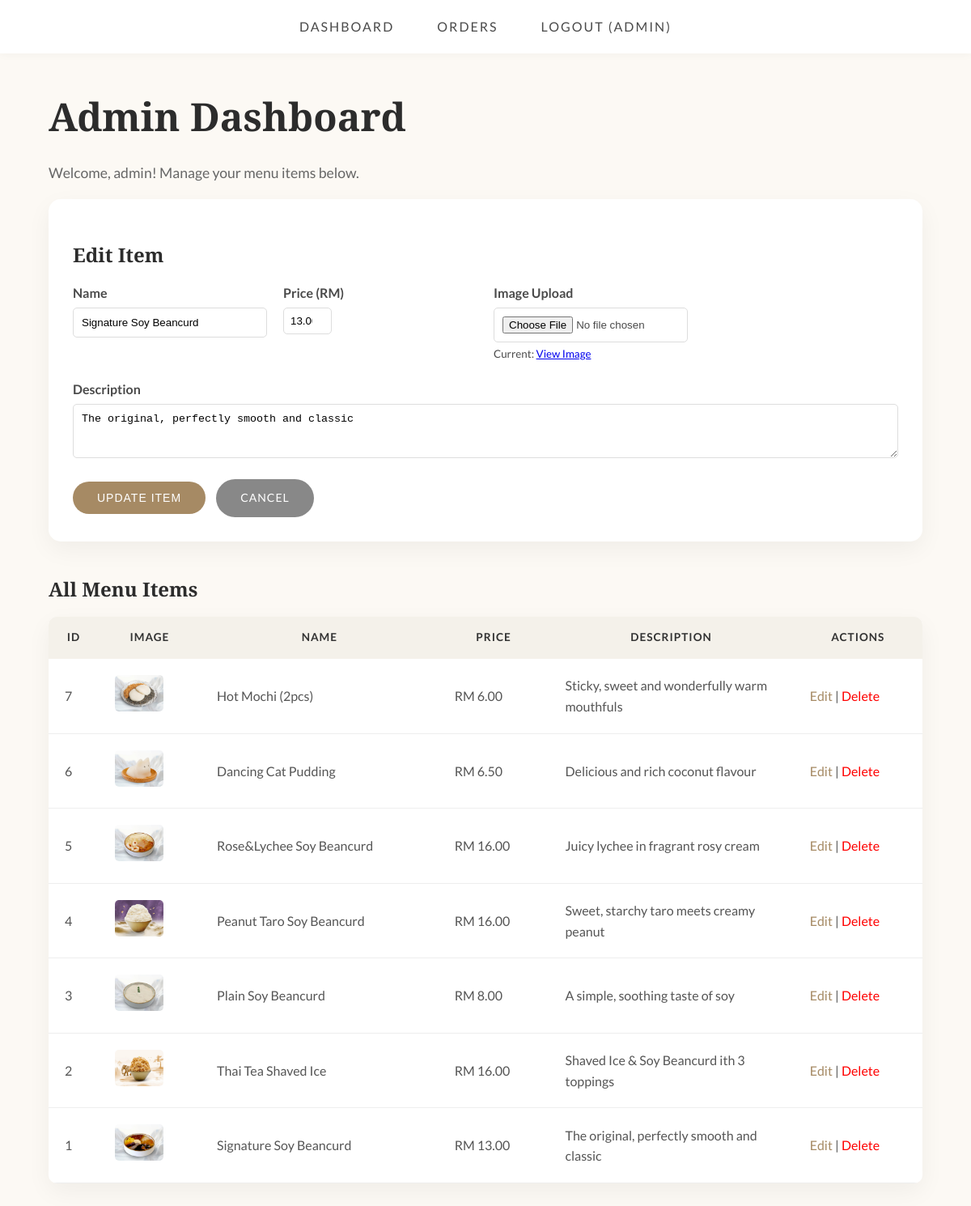
Page /admin/dashboard.php?edit=1 (signed in) on the committed database.
### tables this page shows
CREATE TABLE menu (
    menu_id INT AUTO_INCREMENT PRIMARY KEY,
    name VARCHAR(100) NOT NULL,
    price DECIMAL(10,2) NOT NULL,
    description TEXT,
    image_url VARCHAR(255)
);

### admin/dashboard.php (the view, shortened to what this page needs)
<?php
include '../db.php';
$edit_item = null;
if (isset($_GET['edit'])) {
    $id = intval($_GET['edit']);
    $stmt = $conn->prepare("SELECT * FROM menu WHERE menu_id = ?");
    $stmt->bind_param("i", $id);
    $stmt->execute();
    $result = $stmt->get_result();
    $edit_item = $result->fetch_assoc();
}
?>
<!DOCTYPE html>
<html lang="en">
<head>
    <link rel="stylesheet" href="../app/css/style.css">
</head>
<body>
    <header>
        <nav>
            <a href="dashboard.php">Dashboard</a>
            <a href="orders.php">Orders</a>
            <a href="../logout.php">Logout (<?php echo $_SESSION['username']; ?>)</a>
        </nav>
    </header>
    <div class="container">
        <h1>Admin Dashboard</h1>
        <p>Welcome, <?php echo htmlspecialchars($_SESSION['username']); ?>! Manage your menu items below.</p>
        <div class="admin-form-container">
            <h2><?php echo $edit_item ? 'Edit Item' : 'Add New Item'; ?></h2>
            <form method="post" action="dashboard.php" enctype="multipart/form-data">
                <div class="form-grid">
                    <div>
                        <label class="form-label">Name</label>
                        <input type="text" name="name" required value="<?php echo $edit_item['name'] ?? ''; ?>" class="form-input">
                    </div>
                    <div>
                        <label class="form-label">Price (RM)</label>
                        <input type="number" step="0.01" name="price" required value="<?php echo $edit_item['price'] ?? ''; ?>" class="form-input">
                    </div>
                    <div>
                        <label class="form-label">Image Upload</label>
                        <input type="file" name="image_file" accept="image/*" class="form-input">
                        <?php if ($edit_item && !empty($edit_item['image_url'])): ?>
                            <small>Current: <a href="../<?php echo $edit_item['image_url']; ?>" target="_blank">View Image</a></small>
                        <?php endif; ?>
                    </div>
                    <div class="form-field-full">
                        <label class="form-label">Description</label>
                        <textarea name="description" rows="3" class="form-input"><?php echo $edit_item['description'] ?? ''; ?></textarea>
                    </div>
                </div>
                <div class="form-actions">
                    <button type="submit" name="<?php echo $edit_item ? 'edit_item' : 'add_item'; ?>" class="btn">
                        <?php echo $edit_item ? 'Update Item' : 'Add Item'; ?>
                    </button>
                    <?php if ($edit_item): ?>
                        <a href="dashboard.php" class="btn btn-cancel">Cancel</a>
                    <?php endif; ?>
                </div>
            </form>
        </div>
        <h2>All Menu Items</h2>
        <table>
            <tr>
                <th>ID</th>
                <th>Image</th>
                <th>Name</th>
                <th>Price</th>
                <th>Description</th>
                <th>Actions</th>
            </tr>
            <?php
            $result = $conn->query("SELECT * FROM menu ORDER BY menu_id DESC");
            while ($row = $result->fetch_assoc()):
                $imgSrc = $row['image_url'];
                if (!empty($imgSrc) && !preg_match("~^(?:f|ht)tps?://~i", $imgSrc)) {
                    $imgSrc = "../" . $imgSrc;
                } elseif (empty($imgSrc)) {
                    $imgSrc = 'https://placehold.co/60x60';
                }
            ?>
                <tr>
                    <td><?php echo $row['menu_id']; ?></td>
                    <td><img src="<?php echo $imgSrc; ?>" class="table-img-thumb" style="max-width:60px; height:auto;"></td>
                    <td><?php echo htmlspecialchars($row['name']); ?></td>
                    <td>RM <?php echo number_format($row['price'], 2); ?></td>
                    <td class="table-desc-col"><?php echo htmlspecialchars($row['description']); ?></td>
                    <td>
                        <a href="dashboard.php?edit=<?php echo $row['menu_id']; ?>" class="table-link-edit">Edit</a> |
                        <a href="dashboard.php?delete=<?php echo $row['menu_id']; ?>" class="table-link-delete" onclick="return confirm('Delete this item?');">Delete</a>
                    </td>
                </tr>
            <?php endwhile; ?>
        </table>
    </div>
</body>
</html>

### app/css/style.css (style rules this page uses)
:root { --bg-color: #fcf9f4; --text-color: #4a4a4a; --accent-color: #a68a64; --accent-hover: #8c7352; --white: #ffffff; --shadow: 0 10px 30px rgba(0, 0, 0, 0.05); }
body { font-family: 'Lato', sans-serif; background-color: var(--bg-color); color: var(--text-color); margin: 0; padding: 0; line-height: 1.6; }
header { background-color: var(--white); padding: 20px 0; box-shadow: 0 2px 10px rgba(0, 0, 0, 0.03); position: sticky; top: 0; z-index: 1000; text-align: center; }
header a { color: var(--text-color); text-decoration: none; margin: 0 25px; font-size: 16px; text-transform: uppercase; letter-spacing: 2px; font-weight: 400; transition: color 0.3s; }
.container { width: 90%; max-width: 1200px; margin: 40px auto; padding: 0 15px; }
h1, h2, h3 { font-family: 'Playfair Display', serif; color: #2c2c2c; margin-bottom: 15px; }
h1 { font-size: 3rem; margin-top: 0; }
p { color: #666; font-size: 1.1rem; }
.btn { background-color: var(--accent-color); color: var(--white); padding: 12px 30px; text-decoration: none; border-radius: 30px; border: none; cursor: pointer; font-size: 14px; letter-spacing: 1px; text-transform: uppercase; transition: all 0.3s ease; display: inline-block; }
table { width: 100%; border-collapse: collapse; background: var(--white); box-shadow: var(--shadow); border-radius: 10px; overflow: hidden; margin-bottom: 30px; }
th { background-color: #f4f1ea; color: #333; font-weight: 700; text-transform: uppercase; font-size: 0.85rem; letter-spacing: 1px; padding: 15px; }
td { padding: 20px; border-bottom: 1px solid #eee; color: #555; }
input[type="number"] { padding: 8px; border: 1px solid #ddd; border-radius: 5px; text-align: center; width: 60px; }
.admin-form-container { background: white; padding: 30px; border-radius: 15px; box-shadow: var(--shadow); margin-bottom: 40px; }
.form-grid { display: grid; grid-template-columns: repeat(auto-fit, minmax(200px, 1fr)); gap: 20px; }
.form-label { display: block; margin-bottom: 5px; font-weight: bold; }
.form-input { width: 100%; padding: 10px; border: 1px solid #ddd; border-radius: 5px; box-sizing: border-box; }
.form-field-full { grid-column: 1 / -1; }
.form-actions { margin-top: 20px; }
.btn-cancel { background: #888; color: var(--white); padding: 12px 30px; text-decoration: none; border-radius: 30px; border: none; cursor: pointer; font-size: 14px; letter-spacing: 1px; text-transform: uppercase; transition: all 0.3s ease; display: inline-block; margin-left: 10px; }
.table-img-thumb { width: 60px; height: 60px; object-fit: cover; border-radius: 5px; }
.table-desc-col { max-width: 200px; }
.table-link-edit { color: var(--accent-color); text-decoration: none; }
.table-link-delete { color: red; text-decoration: none; }

### rows in the picture
menu: name "Signature Soy Beancurd", price "13.00", description "The original, perfectly smooth and classic", menu_id "1", shows a picture
menu: menu_id "7", shows a picture, name "Hot Mochi (2pcs)", price "6.00", description "Sticky, sweet and wonderfully warm mouthfuls"
menu: menu_id "6", shows a picture, name "Dancing Cat Pudding", price "6.50", description "Delicious and rich coconut flavour"
menu: menu_id "5", shows a picture, name "Rose&Lychee Soy Beancurd", price "16.00", description "Juicy lychee in fragrant rosy cream"
menu: menu_id "4", shows a picture, name "Peanut Taro Soy Beancurd", price "16.00", description "Sweet, starchy taro meets creamy peanut"
menu: menu_id "3", shows a picture, name "Plain Soy Beancurd", price "8.00", description "A simple, soothing taste of soy"
menu: menu_id "2", shows a picture, name "Thai Tea Shaved Ice", price "16.00", description "Shaved Ice & Soy Beancurd ith 3 toppings"

### other values in the picture
$_SESSION['username'] "ADMIN"
$_SESSION['username'] "admin"
